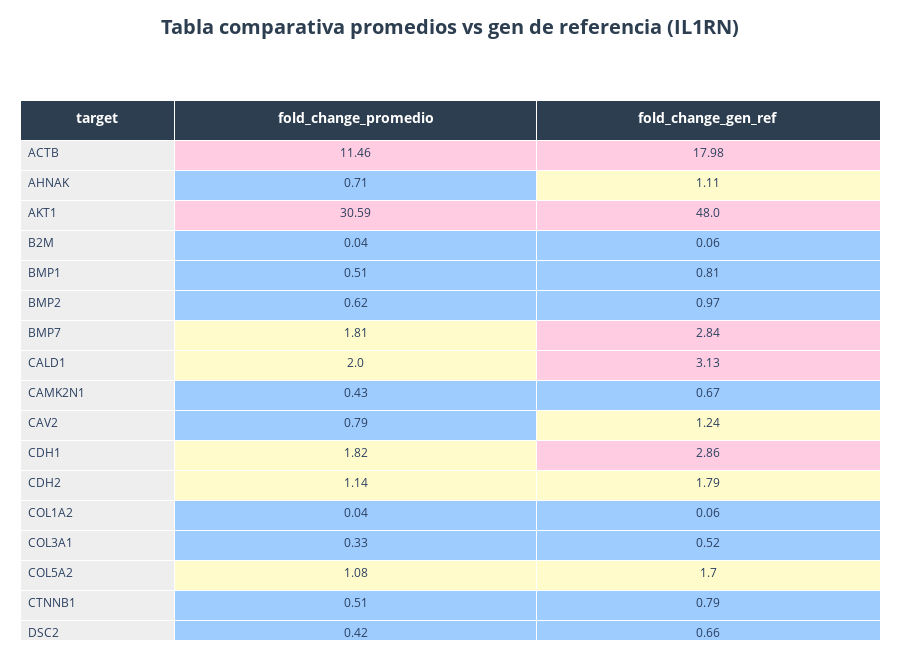

Notebook code for this chart:
### Markdown cell above
### Tabla comparativa de métodos de calculo de fold change

Este código genera una tabla interactiva en Python usando Plotly. Procesa los valores de "fold change" para cada gen y ajusta los estilos de manera dinámica, calculando el ancho de columnas en función del contenido y aplicando colores condicionales según los umbrales definidos. También ajusta la altura de las filas y el layout de la tabla para mejorar la visualización.

### Code cell
import pandas as pd
import plotly.graph_objects as go
import numpy as np

# Configuración actualizada con ajustes de ancho
SETTINGS = {
    "color_thresholds": [1, 2],
    "colors": ['#9fccff', '#FFFBCA', '#FFCCE1'],
    "header_style": {
        "fill_color": '#2C3E50',
        "font_color": 'white',
        "align": ['center', 'center', 'center'],
        "font_size": 14,
        "height": 40
    },
    "cell_style": {
        "font_size": 12,
        "align": ['left', 'center', 'center'],
        "height": 30
    },
    "decimals": 2,
    "char_width": 7,         # Pixeles por carácter
    "min_column_width": 60,  # Ancho mínimo reducido
    "max_column_width": 200,  # Límite máximo ajustado

    "row_height": 35,         # Altura por fila
    "header_height": 40,      # Altura del encabezado
    "base_height": 300        # Altura base para título y márgenes
}

def prepare_data(df):
    return (df[['target', 'fold_change_promedio', 'fold_change_gen_ref']]
            .sort_values(by='target', ascending=True)
            .assign(
                fold_change_promedio=lambda x: x['fold_change_promedio'].round(SETTINGS['decimals']),
                fold_change_gen_ref=lambda x: x['fold_change_gen_ref'].round(SETTINGS['decimals'])
            ))

def calculate_colors(series):
    return np.select(
        [series > SETTINGS["color_thresholds"][1],
         series > SETTINGS["color_thresholds"][0]],
        SETTINGS["colors"][::-1][:2],
        SETTINGS["colors"][0]
    )

def calculate_column_widths(df):
    col_widths = []
    for col in df.columns:
        # Longitud máxima entre encabezado y contenido
        max_header_length = len(str(col))
        max_content_length = df[col].astype(str).apply(len).max()
        max_length = max(max_header_length, max_content_length)

        # Cálculo de ancho con nuevos parámetros
        calculated_width = max_length * SETTINGS["char_width"]
        final_width = np.clip(calculated_width,
                            SETTINGS["min_column_width"],
                            SETTINGS["max_column_width"])

        col_widths.append(final_width)

    return col_widths

def create_interactive_table(df):
    # Convertir datos a strings para mejor cálculo
    df_display = df.copy()
    for col in ['fold_change_promedio', 'fold_change_gen_ref']:
        df_display[col] = df_display[col].astype(str)

    metadata = {
        "columns": df_display.columns.tolist(),
        "promedio_colors": calculate_colors(df['fold_change_promedio']),
        "gen_ref_colors": calculate_colors(df['fold_change_gen_ref']),
        "values": [df_display[col] for col in df_display.columns]
    }

    fig = go.Figure(data=[go.Table(
        columnwidth=calculate_column_widths(df_display),
        header=dict(
            values=[f"<b>{col}</b>" for col in metadata["columns"]],
            **SETTINGS["header_style"],
            font=dict(
                size=SETTINGS["header_style"]["font_size"],
                color=SETTINGS["header_style"]["font_color"]
            )
        ),
        cells=dict(
            values=metadata["values"],
            fill_color=[
                ['#EEEEEE']*len(df),
                metadata["promedio_colors"],
                metadata["gen_ref_colors"]
            ],
            **SETTINGS["cell_style"],
            font=dict(size=SETTINGS["cell_style"]["font_size"])
        )
    )])

    # Ajustes finales del layout
    fig.update_layout(
        title={
            'text': f'<b>Tabla comparativa promedios vs gen de referencia ({gen_referencia})</b>',
            'y': 0.97,
            'x': 0.5,
            'xanchor': 'center',
            'font': dict(size=20, color='#2C3E50')
        },
        margin=dict(t=100, b=20, l=20, r=20),
        paper_bgcolor='white',
        autosize=False,  # Desactivar autoajuste global para priorizar nuestros cálculos
        height=300 + len(df)*4
    )

    return fig

# Datos de prueba con diferentes longitudes
df_fold_change = df_consolidado[['target', 'fold_change_promedio', 'fold_change_gen_ref']]

df_processed = prepare_data(df_fold_change)
fig = create_interactive_table(df_processed)
fig.show(config={'responsive': False})  # Desactivar responsive para forzar nuestros anchos

### Figure 1 — Plotly figure (JSON) as saved in the notebook; plotly's stock layout.template omitted (floating-point values rounded to 4 significant figures; data arrays with more than 128 entries replaced by an {"elided": "..."} marker saying what was removed)
{"data": [{"cells": {"align": ["left", "center", "center"], "fill": {"color": {"elided": "3x90 str values"}}, "font": {"size": 12}, "height": 30, "values": {"elided": "3x90 str values"}}, "columnwidth": [60, 140, 133], "header": {"align": ["center", "center", "center"], "fill": {"color": "#2C3E50"}, "font": {"color": "white", "size": 14}, "height": 40, "values": ["<b>target</b>", "<b>fold_change_promedio</b>", "<b>fold_change_gen_ref</b>"]}, "type": "table"}], "layout": {"autosize": false, "height": 660, "margin": {"b": 20, "l": 20, "r": 20, "t": 100}, "paper_bgcolor": "white", "title": {"font": {"color": "#2C3E50", "size": 20}, "text": "<b>Tabla comparativa promedios vs gen de referencia (IL1RN)</b>", "x": 0.5, "xanchor": "center", "y": 0.97}}}
